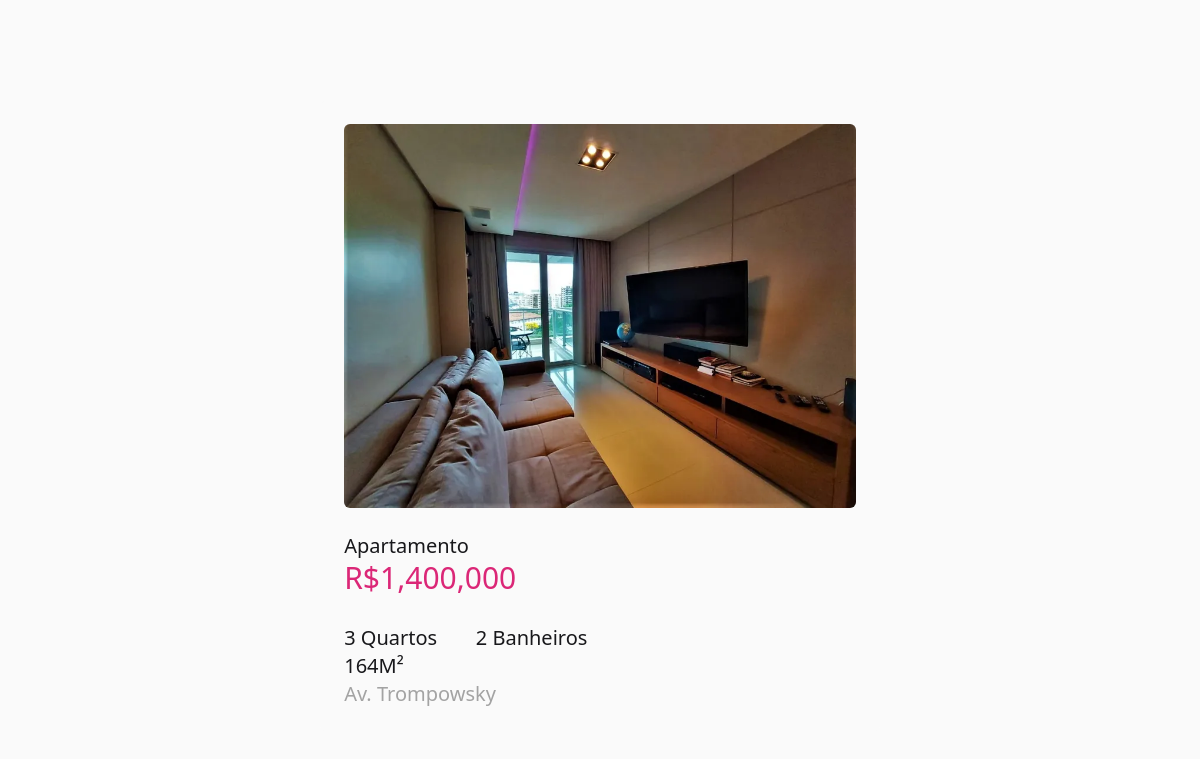
The page /1 on the database its author committed.
### app.py (models this page shows, shortened)
class Estate(db.Model):
    ownerId = db.Column(db.Integer)
    id = db.Column(db.Integer, primary_key=True)
    address = db.Column(db.String(100), nullable=False)
    price = db.Column(db.Integer, nullable=False)
    bedrooms = db.Column(db.Integer, nullable=False)
    bathrooms = db.Column(db.Integer, nullable=False)
    area = db.Column(db.Integer, nullable=False)
    type = db.Column(db.String(100), nullable=False)
    img_url = db.Column(db.String(100), nullable=True)

### app.py (the view)
@app.route("/<id>", methods=["GET"])
def show(id):
    try:
        imovel = Estate.query.get(id)
        imovel.price = "{:,}".format(imovel.price)
    except:
        return "erro ao encontrar imóvel"
    return render_template("singleEstate.html", estate=imovel)

### templates/singleEstate.html
{% extends 'base.html'%} {% block head %} <title>Hello</title> {%endblock%} {%
block body %}
<div class="flex items-center justify-center h-full m-4 bg-neutral-50">
  <div class=" p-6 m-4 text-xl rounded-lg bg-neutral-50 flex flex-col items-start justify-center">
    <div class="mb-6  flex justify-start w-full ">
      {% if estate.img_url %}
      <img class="estate-img max-h-96 object-cover rounded-md" src="{{ url_for('static', filename='images/' + estate.img_url) }}" alt="Estate Image">
      {% else %}
      <p>No Image Available</p>
      {% endif %}
    </div>
    <div class="flex flex-col justify-start items-start ">
      <p>{{estate.type}}</p>
      <h2 class="mb-3 text-3xl text- text-pink-600">R${{ estate.price }}</h2>
    <div class="mt-4 columns-2  ">
      <p>{{estate.bedrooms}} Quartos</p>
      <p>{{estate.area}}M²</p>
      <p>{{estate.bathrooms}} Banheiros</p>
    </div>
    <p class="text-neutral-400">{{estate.address}}</p>
    </div>
</div>
{% endblock %}

### rows shown on the page
Estate: img_url (picture), type "Apartamento", price "1,400,000", bedrooms "3", area "164", bathrooms "2", address "Av. Trompowsky"
